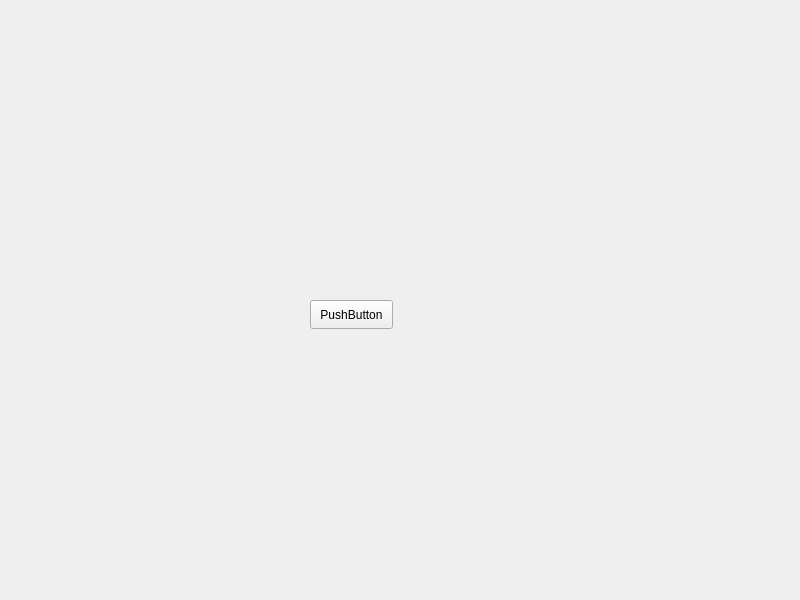
<?xml version="1.0" encoding="UTF-8"?>
<ui version="4.0">
 <class>Widget</class>
 <widget class="QWidget" name="Widget">
  <property name="geometry">
   <rect>
    <x>0</x>
    <y>0</y>
    <width>800</width>
    <height>600</height>
   </rect>
  </property>
  <property name="windowTitle">
   <string>Widget</string>
  </property>
  <widget class="QWidget" name="widget" native="true">
   <property name="geometry">
    <rect>
     <x>70</x>
     <y>60</y>
     <width>671</width>
     <height>491</height>
    </rect>
   </property>
   <widget class="QPushButton" name="pushButton">
    <property name="geometry">
     <rect>
      <x>240</x>
      <y>240</y>
      <width>83</width>
      <height>29</height>
     </rect>
    </property>
    <property name="text">
     <string>PushButton</string>
    </property>
   </widget>
  </widget>
 </widget>
 <resources/>
 <connections/>
</ui>
